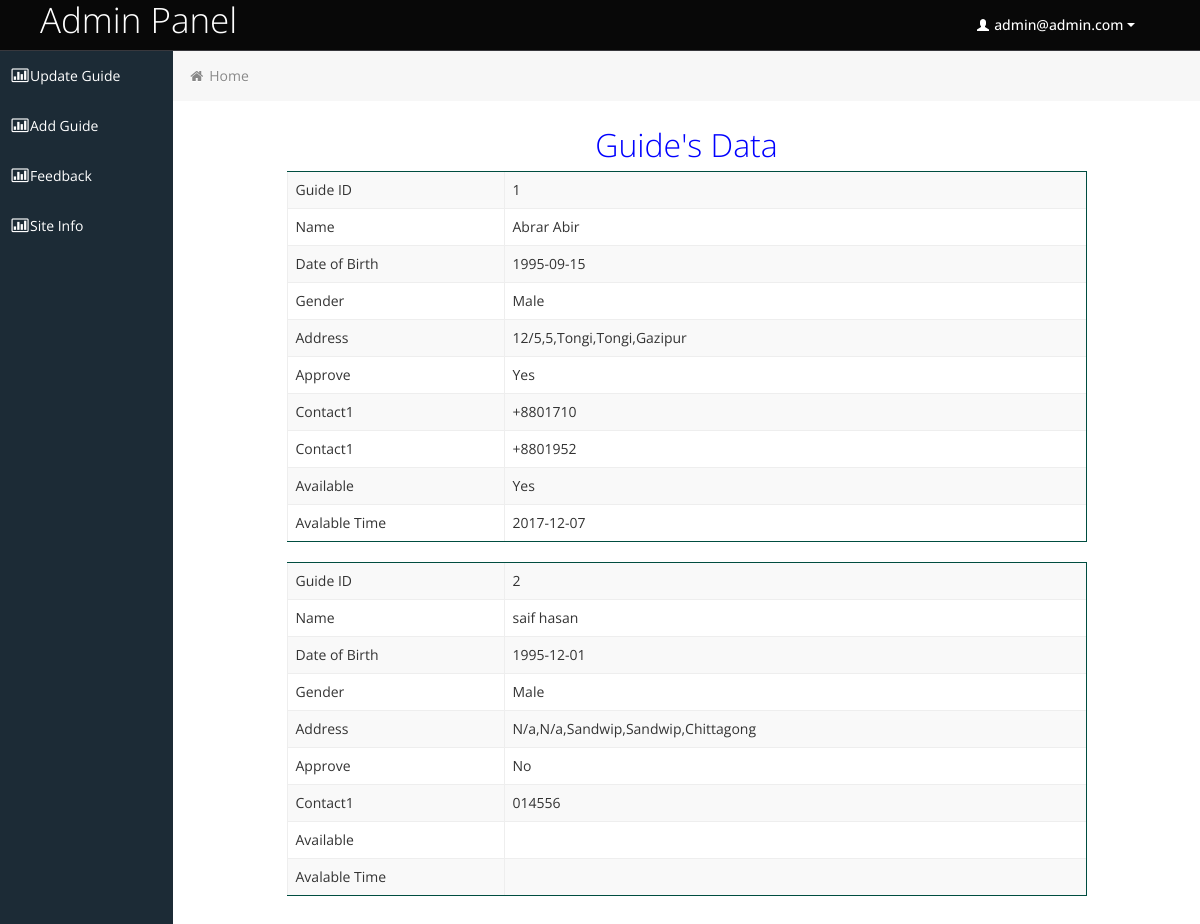
The page /admin/index.php (signed in) on the database its author committed.
### tables this page shows
CREATE TABLE `localguideinfo` (
  `GuideId` int(11) NOT NULL,
  `FirstName` varchar(50) NOT NULL,
  `LastName` varchar(50) NOT NULL,
  `DateOfBirth` date NOT NULL,
  `Gender` varchar(50) NOT NULL,
  `Email` varchar(50) NOT NULL,
  `HouseNo` varchar(50) DEFAULT NULL,
  `RoadNo` varchar(50) DEFAULT NULL,
  `Post` varchar(50) DEFAULT NULL,
  `Thana` varchar(50) DEFAULT NULL,
  `District` varchar(50) DEFAULT NULL,
  `Password` varchar(50) NOT NULL,
  `Approve` varchar(20) DEFAULT NULL
);

CREATE TABLE `localguideinfo_contact` (
  `Contact` varchar(50) NOT NULL,
  `GuideId` int(11) NOT NULL
);

CREATE TABLE `availibility` (
  `AvailibilityId` int(11) NOT NULL,
  `Available` varchar(50) NOT NULL,
  `AvailableTime` date NOT NULL,
  `GuideId` int(11) NOT NULL
);

### admin/index.php (the view, shortened to what this page needs)
<?php
  include("config.php");
?>
<!DOCTYPE html>
<html lang="en">
<head>
	<link id="bootstrap-style" href="css/bootstrap.min.css" rel="stylesheet">
	<link href="css/bootstrap-responsive.min.css" rel="stylesheet">
	<link id="base-style" href="css/style.css" rel="stylesheet">
	<link id="base-style-responsive" href="css/style-responsive.css" rel="stylesheet">
</head>
<body>
<?php include("head.php"); ?>
		<div class="container-fluid-full">
		<div class="row-fluid">
			<?php include("sidebar.php"); ?>
			<div id="content" class="span10">
			<ul class="breadcrumb">
				<li>
					<i class="icon-home"></i>
					<a href="index.php">Home</a> </li>
			</ul>
			<?php
        	$sql = "SELECT * FROM LocalGuideInfo";
        	if($result = mysqli_query($con,$sql)){?>
        			<h1 style="color:blue;text-align:center">Guide's Data</h1>
					<div align="center" style="width: 800px; margin: auto;">
	        <?php while($db_field = mysqli_fetch_array($result)){
	        $a=$db_field['GuideId'];?>
	        <table class="table table-bordered table-responsive table-striped table-hover" style="border:3 px solid;border-radius: 4px;border-color: #004D40">
	        	<tbody >
	        		<tr >
	        			<td width="200">Guide ID</td>
	        			<td><?php  echo "".$db_field['GuideId'];?></td>
	        		</tr>
	        		<tr >
	        			<td>Name</td>
	        			<td><?php  echo "".$db_field['FirstName'];?><?php  echo " ".$db_field['LastName'];?></td>
	        		</tr>
	        		<tr>
	        			<td>Date of Birth</td>
	        			<td><?php  echo "".$db_field['DateOfBirth'];?></td>
	        		</tr>
	        		<tr>
	        			<td>Gender</td>
	        			<td><?php  echo "".$db_field['Gender'];?></td>
	        		</tr>
	        		<tr >
	        			<td>Address</td>
	        			<td><?php  echo "".$db_field['HouseNo'];?><?php  echo ",".$db_field['RoadNo'];?><?php  echo ",".$db_field['Post'];?><?php  echo ",".$db_field['Thana'];?><?php  echo ",".$db_field['District'];?></td>
	        		</tr>
	        		<tr >
	        			<td>Approve</td>
	        			<td><?php  echo "".$db_field['Approve'];?></td>
	        		</tr>
	        		<?php
        	$sql = "SELECT Contact FROM LocalGuideInfo_Contact where GuideId=$a";
        	$result2 = mysqli_query($con,$sql);
	        while($db_field2 = mysqli_fetch_array($result2)){
	        $i = 1;
	        ?>
	        		<tr >
	        			<td>Contact<?php echo $i;$i++;?></td>
	        			<td><?php  echo "".$db_field2['Contact'];?></td>
	        		</tr>
	        		<?php } ?>
	        		<?php
        	$sql = "SELECT * FROM Availibility where GuideId='$a' order by AvailibilityId desc limit 1";
        	$result1 = mysqli_query($con,$sql);
	        $db_field1 = mysqli_fetch_assoc($result1);
	        $a=$db_field1['AvailibilityId'];?>
	        		<tr >
	        			<td>Available</td>
	        			<td><?php  echo "".$db_field1['Available'];?></td>
	        		</tr>
	        		<tr >
	        			<td>Avalable Time</td>
	        			<td><?php  echo "".$db_field1['AvailableTime'];?></td>
	        		</tr>
	        	</tbody>
	        </table><?php } ?>
</div><?php } ?>
	</div>
		</div>
		</div>
</body>
</html>

### admin/head.php (shortened to what this page needs)
<!DOCTYPE html>
<html lang="en">
<head>
	<link id="bootstrap-style" href="css/bootstrap.min.css" rel="stylesheet">
	<link href="css/bootstrap-responsive.min.css" rel="stylesheet">
	<link id="base-style" href="css/style.css" rel="stylesheet">
	<link id="base-style-responsive" href="css/style-responsive.css" rel="stylesheet">
</head>
<body>
	<div class="navbar">
		<div class="navbar-inner">
			<div class="container-fluid">
				<a class="brand" href="index.php"><span>Admin Panel</span></a>
				<div class="nav-no-collapse header-nav">
					<ul class="nav pull-right">
						<li class="dropdown">
							<a class="btn dropdown-toggle" data-toggle="dropdown" href="#">
								<i class="halflings-icon white user"></i> <?php echo $_SESSION['admin']; ?>
								<span class="caret"></span>
							</a>
						</li>
					</ul>
				</div>
			</div>
		</div>
	</div>
</body>
</html>

### admin/sidebar.php (shortened to what this page needs)
<!DOCTYPE html>
<html lang="en">
<head>
	<link id="bootstrap-style" href="css/bootstrap.min.css" rel="stylesheet">
	<link href="css/bootstrap-responsive.min.css" rel="stylesheet">
	<link id="base-style" href="css/style.css" rel="stylesheet">
	<link id="base-style-responsive" href="css/style-responsive.css" rel="stylesheet">
</head>
<body>
<div id="sidebar-left" class="span2">
				<div class="nav-collapse sidebar-nav">
					<ul class="nav nav-tabs nav-stacked main-menu">
						<li><a href="upguide.php"><i class="icon-bar-chart"></i><span class="hidden-tablet">Update Guide</span></a></li>
					</ul>
				</div>
				<div class="nav-collapse sidebar-nav">
					<ul class="nav nav-tabs nav-stacked main-menu">
						<li><a href="addguide.php"><i class="icon-bar-chart"></i><span class="hidden-tablet">Add Guide</span></a></li>
					</ul>
				</div>
				<div class="nav-collapse sidebar-nav">
					<ul class="nav nav-tabs nav-stacked main-menu">
						<li><a href="feedback.php"><i class="icon-bar-chart"></i><span class="hidden-tablet">Feedback</span></a></li>
					</ul>
				</div>
				<div class="nav-collapse sidebar-nav">
					<ul class="nav nav-tabs nav-stacked main-menu">
						<li><a href="siteinfo.php"><i class="icon-bar-chart"></i><span class="hidden-tablet">Site Info</span></a></li>
					</ul>
				</div>
			</div>
</body>
</html>

### admin/css/style-responsive.css (style rules this page uses)
@media (min-width: 1200px) { .container-fluid-full { overflow: hidden; position: relative; height: 100%; } }
@media (min-width: 1200px) { #content { width: 85.578%; padding: 28px; margin: 0px 0px; margin-left: 14.422% !important; } }
@media (min-width: 1200px) { #sidebar-left { background: #1C2B36; margin-left: 0px !important; position: absolute; height: 100%; } }
@media (min-width: 1200px) { .sidebar-nav > ul { margin: 0px; } }

### admin/css/halflings.css (style rules this page uses)
html, html .halflings { -webkit-font-smoothing: antialiased !important; }
.halflings-icon { display: inline-block; width: 14px; height: 14px; line-height: 14px; vertical-align: text-top; background-image: url(../img/glyphicons_halflings.svg); background-position: 0 0; background-repeat: no-repeat; vertical-align: top; *display: inline; *zoom: 1; *margin-right: .3em; }
.halflings-icon.white { background-image: url(../img/glyphicons_halflings-white.svg); }
.halflings-icon.user { background-position: -168px 0; }

### rows shown on the page
localguideinfo: GuideId "1", FirstName "Abrar", LastName "Abir", DateOfBirth "1995-09-15", Gender "Male", HouseNo "12/5", RoadNo "5", Post "Tongi", Thana "Tongi", District "Gazipur", Approve "Yes", availibility.Available "Yes", availibility.AvailableTime "2017-12-07"
localguideinfo_contact: i "1", Contact "+8801710"
localguideinfo_contact: i "1", Contact "+8801952"
localguideinfo: GuideId "2", FirstName "saif", LastName "hasan", DateOfBirth "1995-12-01", Gender "Male", HouseNo "N/a", RoadNo "N/a", Post "Sandwip", Thana "Sandwip", District "Chittagong", Approve "No"
localguideinfo_contact: i "1", Contact "014556"

### other values the page prints
$_SESSION['admin'] "admin@admin.com"
